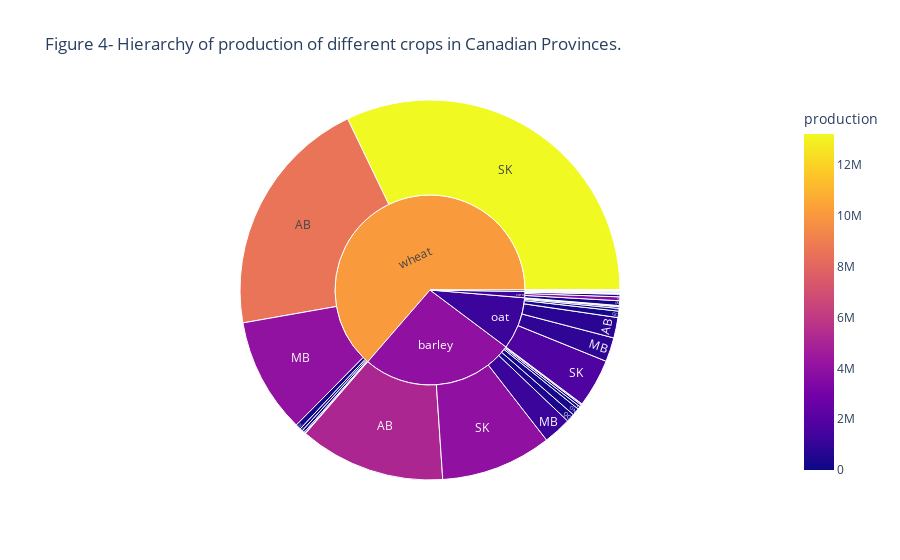

Source (notebook cell):
### Code cell
#Pie chart s
fig4 = px.sunburst(df3, path=['crop', 'province'], values='production',
                  color='production', hover_data=['province'],
                    title='Figure 4- Hierarchy of production of different crops in Canadian Provinces.')
fig4.show()

### Figure 1 — Plotly figure (JSON) as saved in the notebook; plotly's stock layout.template omitted (floating-point values rounded to 4 significant figures)
{"data": [{"branchvalues": "total", "customdata": [["AB", 5111000.0], ["AB", 18910.0], ["AB", 740700.0], ["AB", 18660.0], ["AB", 8574000.0], ["BC", 81950.0], ["BC", 10890.0], ["BC", 61050.0], ["BC", 2131.0], ["BC", 97080.0], ["MB", 1175000.0], ["MB", 2413.0], ["MB", 876500.0], ["MB", 20720.0], ["MB", 4032000.0], ["NB", 41200.0], ["NB", 993.6], ["NB", 24900.0], ["NB", 15010.0], ["NB", 12610.0], ["NS", 11540.0], ["NS", 81400.0], ["NS", 5349.0], ["NS", 797.6], ["NS", 11130.0], ["ON", 304800.0], ["ON", 175500.0], ["ON", 95450.0], ["ON", 7653.0], ["ON", 95450.0], ["PE", 99100.0], ["PE", 45420.0], ["PE", 11790.0], ["PE", 26490.0], ["PE", 43280.0], ["QC", 331300.0], ["QC", 89830.0], ["QC", 222200.0], ["QC", 11620.0], ["QC", 219900.0], ["SK", 3994000.0], ["SK", 3604000.0], ["SK", 1768000.0], ["SK", 2451.0], ["SK", 13210000.0], ["(?)", 4001000.0], ["(?)", 1222000.0], ["(?)", 1179000.0], ["(?)", 18140.0], ["(?)", 10080000.0]], "domain": {"x": [0, 1], "y": [0, 1]}, "hovertemplate": "labels=%{label}<br>production_sum=%{value}<br>parent=%{parent}<br>id=%{id}<br>province=%{customdata[0]}<br>production=%{color}<extra></extra>", "ids": ["barley/AB", "corn /AB", "oat/AB", "potato/AB", "wheat/AB", "barley/BC", "corn /BC", "oat/BC", "potato/BC", "wheat/BC", "barley/MB", "corn /MB", "oat/MB", "potato/MB", "wheat/MB", "barley/NB", "corn /NB", "oat/NB", "potato/NB", "wheat/NB", "barley/NS", "corn /NS", "oat/NS", "potato/NS", "wheat/NS", "barley/ON", "corn /ON", "oat/ON", "potato/ON", "wheat/ON", "barley/PE", "corn /PE", "oat/PE", "potato/PE", "wheat/PE", "barley/QC", "corn /QC", "oat/QC", "potato/QC", "wheat/QC", "barley/SK", "corn /SK", "oat/SK", "potato/SK", "wheat/SK", "barley", "corn ", "oat", "potato", "wheat"], "labels": ["AB", "AB", "AB", "AB", "AB", "BC", "BC", "BC", "BC", "BC", "MB", "MB", "MB", "MB", "MB", "NB", "NB", "NB", "NB", "NB", "NS", "NS", "NS", "NS", "NS", "ON", "ON", "ON", "ON", "ON", "PE", "PE", "PE", "PE", "PE", "QC", "QC", "QC", "QC", "QC", "SK", "SK", "SK", "SK", "SK", "barley", "corn ", "oat", "potato", "wheat"], "marker": {"coloraxis": "coloraxis", "colors": [5111000.0, 18910.0, 740700.0, 18660.0, 8574000.0, 81950.0, 10890.0, 61050.0, 2131.0, 97080.0, 1175000.0, 2413.0, 876500.0, 20720.0, 4032000.0, 41200.0, 993.6, 24900.0, 15010.0, 12610.0, 11540.0, 81400.0, 5349.0, 797.6, 11130.0, 304800.0, 175500.0, 95450.0, 7653.0, 95450.0, 99100.0, 45420.0, 11790.0, 26490.0, 43280.0, 331300.0, 89830.0, 222200.0, 11620.0, 219900.0, 3994000.0, 3604000.0, 1768000.0, 2451.0, 13210000.0, 4001000.0, 1222000.0, 1179000.0, 18140.0, 10080000.0]}, "name": "", "parents": ["barley", "corn ", "oat", "potato", "wheat", "barley", "corn ", "oat", "potato", "wheat", "barley", "corn ", "oat", "potato", "wheat", "barley", "corn ", "oat", "potato", "wheat", "barley", "corn ", "oat", "potato", "wheat", "barley", "corn ", "oat", "potato", "wheat", "barley", "corn ", "oat", "potato", "wheat", "barley", "corn ", "oat", "potato", "wheat", "barley", "corn ", "oat", "potato", "wheat", "", "", "", "", ""], "type": "sunburst", "values": [138097449, 498000.0, 19295019, 488274, 229067005, 2039453, 285159, 1570645, 57880, 2347592, 26419408, 47783, 22835212, 565956, 108879757, 985120, 24630.0, 658799, 415662, 296895, 236923, 139143, 130409, 18432, 291353, 6906473, 4485000.0, 2543022, 211853, 2543022, 2643714, 54530.0, 316066, 733593, 1089390, 7943785, 2455000.0, 6034238, 321754, 5107153, 104862709, 3663000.0, 45730163, 61206, 356841671, 290135034, 11652702, 99113573, 2874610, 706463838]}], "layout": {"coloraxis": {"colorbar": {"title": {"text": "production"}}, "colorscale": [[0, "#0d0887"], [0.1111, "#46039f"], [0.2222, "#7201a8"], [0.3333, "#9c179e"], [0.4444, "#bd3786"], [0.5556, "#d8576b"], [0.6667, "#ed7953"], [0.7778, "#fb9f3a"], [0.8889, "#fdca26"], [1, "#f0f921"]]}, "legend": {"tracegroupgap": 0}, "title": {"text": "Figure 4- Hierarchy of production of different crops in Canadian Provinces."}}}
